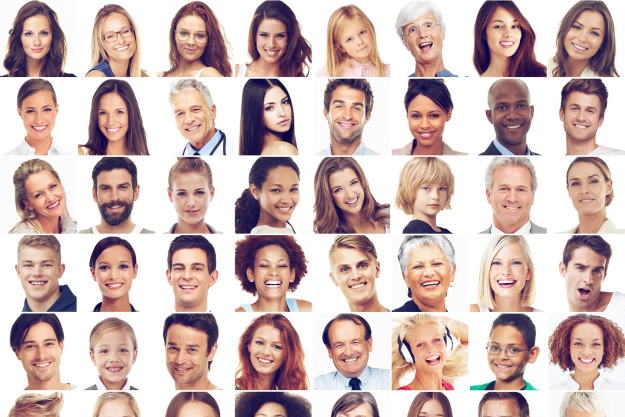
#> input picture Resources/faces.png, 1250 x 834 px, given in place of the camera (shown at 1/2 size)
$ python 'chapter7 - createTrackbar__WEBCAM.py'
#> lines starting #> are read from the running program, lines starting #| are printed output that depends on the picture; after the words box and inside, x2 and y2 are one past the last pixel; in counts of white or black regions, pixels touching at a corner belong together
### Modules/stackImg.py
import cv2
import numpy as np


def stackImages(scale, imgArray):
    """
    Stacks images in a matrix form
    """
    rows = len(imgArray)
    cols = len(imgArray[0])
    rowsAvailable = isinstance(imgArray[0], list)
    width = imgArray[0][0].shape[1]
    height = imgArray[0][0].shape[0]
    if rowsAvailable:
        for x in range(0, rows):
            for y in range(0, cols):
                if imgArray[x][y].shape[:2] == imgArray[0][0].shape[:2]:
                    imgArray[x][y] = cv2.resize(
                        imgArray[x][y], (0, 0), None, scale, scale
                    )
                else:
                    imgArray[x][y] = cv2.resize(
                        imgArray[x][y],
                        (imgArray[0][0].shape[1], imgArray[0][0].shape[0]),
                        None,
                        scale,
                        scale,
                    )
                if len(imgArray[x][y].shape) == 2:
                    imgArray[x][y] = cv2.cvtColor(imgArray[x][y], cv2.COLOR_GRAY2BGR)
        imageBlank = np.zeros((height, width, 3), np.uint8)
        hor = [imageBlank] * rows
        hor_con = [imageBlank] * rows
        for x in range(0, rows):
            hor[x] = np.hstack(imgArray[x])
        ver = np.vstack(hor)
    else:
        for x in range(0, rows):
            if imgArray[x].shape[:2] == imgArray[0].shape[:2]:
                imgArray[x] = cv2.resize(imgArray[x], (0, 0), None, scale, scale)
            else:
                imgArray[x] = cv2.resize(
                    imgArray[x],
                    (imgArray[0].shape[1], imgArray[0].shape[0]),
                    None,
                    scale,
                    scale,
                )
            if len(imgArray[x].shape) == 2:
                imgArray[x] = cv2.cvtColor(imgArray[x], cv2.COLOR_GRAY2BGR)
        hor = np.hstack(imgArray)
        ver = hor
    return ver

### Modules/trackbars.py
import cv2

def empty(a: int):
    return None


class TrackBars:
    def __init__(self):
        self.h_min = 0
        self.h_max = 179
        self.s_min = 0
        self.s_max = 255
        self.v_min = 0
        self.v_max = 255

    def createTrackBars(self):
        cv2.namedWindow("TrackBars")
        cv2.resizeWindow("TrackBars", 640, 240)
        cv2.createTrackbar("Hue Min", "TrackBars", 0, 179, empty)
#> slider 'Hue Min' is set to 35
        cv2.createTrackbar("Hue Max", "TrackBars", 179, 179, empty)
        cv2.createTrackbar("Sat Min", "TrackBars", 0, 255, empty)
#> slider 'Sat Min' is set to 51
        cv2.createTrackbar("Sat Max", "TrackBars", 255, 255, empty)
        cv2.createTrackbar("Val Min", "TrackBars", 0, 255, empty)
#> slider 'Val Min' is set to 51
        cv2.createTrackbar("Val Max", "TrackBars", 255, 255, empty)

    def getTrackBars(self):
        self.h_min = cv2.getTrackbarPos("Hue Min", "TrackBars")
        self.h_max = cv2.getTrackbarPos("Hue Max", "TrackBars")
        self.s_min = cv2.getTrackbarPos("Sat Min", "TrackBars")
        self.s_max = cv2.getTrackbarPos("Sat Max", "TrackBars")
        self.v_min = cv2.getTrackbarPos("Val Min", "TrackBars")
        self.v_max = cv2.getTrackbarPos("Val Max", "TrackBars")

    def getTrackBarsValues(self):
        self.getTrackBars()
        return self.h_min, self.h_max, self.s_min, self.s_max, self.v_min, self.v_max

### chapter7 - createTrackbar__WEBCAM.py
import cv2
import numpy as np

from Modules.stackImg import stackImages
from Modules.trackbars import TrackBars

tbars = TrackBars()
tbars.createTrackBars()

try:
    cap = cv2.VideoCapture(0)
except Exception as e:
    print(e)
    exit(1)

cur_brightness = -0

cap.set(10, cur_brightness)  # 10 == cv.CAP_PROP_BRIGHTNESS

while True:
    success, img = cap.read()
#> img is the input picture: shape (834, 1250, 3); mean B, G, R 180.3, 182.8, 204.9

    imgHSV = cv2.cvtColor(img, cv2.COLOR_BGR2HSV)
#> imgHSV: shape (834, 1250, 3); mean H, S, V 45.2, 52.1, 207.5
    imgH = imgHSV[:, :, 0]  # hue
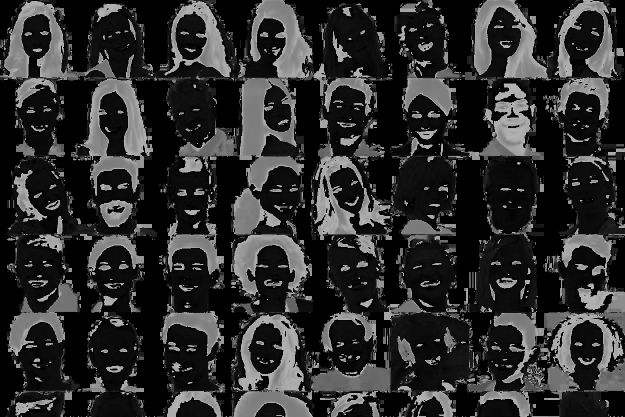
#> imgH: shape (834, 1250) (shown at 1/2 size); min 0, max 179, mean 45.2
    imgS = imgHSV[:, :, 1]  # saturation
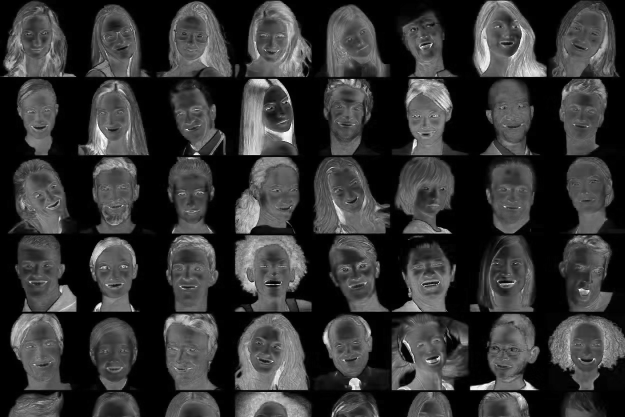
#> imgS: shape (834, 1250) (shown at 1/2 size); min 0, max 255, mean 52.1
    imgV = imgHSV[:, :, 2]  # value
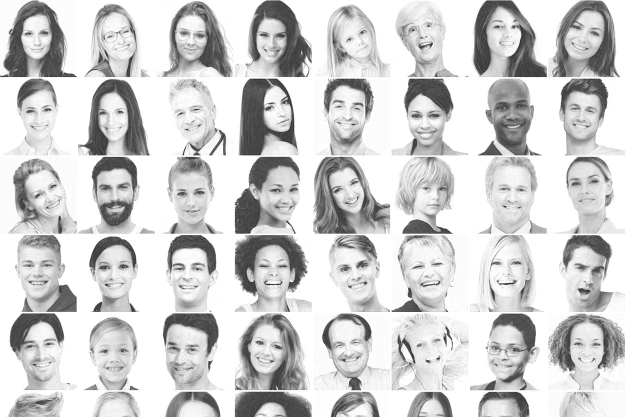
#> imgV: shape (834, 1250) (shown at 1/2 size); min 18, max 255, mean 207.5

    h_min, h_max, s_min, s_max, v_min, v_max = tbars.getTrackBarsValues()

    lower = np.array([h_min, s_min, v_min])
    upper = np.array([h_max, s_max, v_max])

    mask = cv2.inRange(imgHSV, lower, upper)
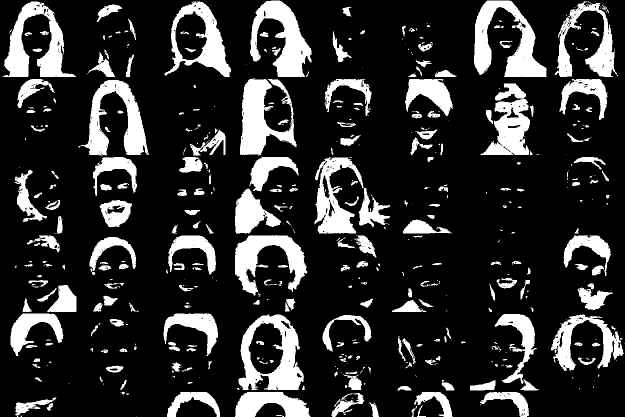
#> mask: shape (834, 1250) (shown at 1/2 size); 18.7% white; 512 white regions (229 under 20 px), largest, box (x1, y1, x2, y2) and area: (948, 1, 1093, 154) 10049, (477, 629, 608, 780) 9402, (7, 3, 152, 154) 8980

    imgResult = cv2.bitwise_and(img, img, mask=mask)
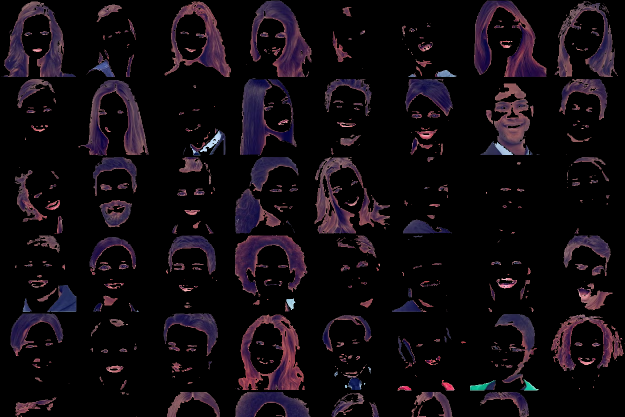
#> imgResult: shape (834, 1250, 3) (shown at 1/2 size); mean B, G, R 15.7, 10.8, 16.5

    imgStack = stackImages(0.6, [[img, imgHSV], [mask, imgResult]])
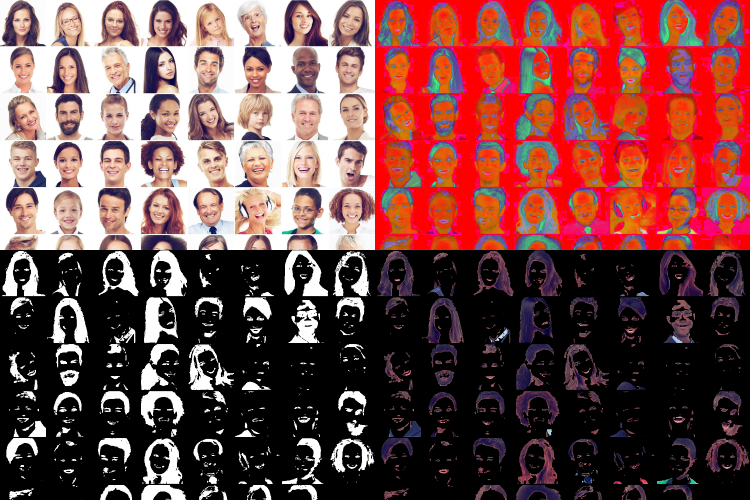
#> imgStack: shape (1000, 1500, 3) (shown at 1/2 size); mean B, G, R 72.2, 73.3, 119.1
    hsvComponents = stackImages(0.4, [[imgH, imgS, imgV]])
#> hsvComponents: shape (334, 1500, 3); mean H, S, V 101.6, 101.6, 101.6
    cv2.imshow("Stacked Images", imgStack)
    cv2.imshow("HSV Components", hsvComponents)

    key = cv2.waitKey(1)
#> (key q is pressed here)
    if key == ord('q') or key == 27:
        break

print("\n\nValues of TrackBars: (h_min, s_min, v_min, h_max, s_max, v_max)")
print(f'{h_min}, {s_min}, {v_min}, {h_max}, {s_max}, {v_max}')
